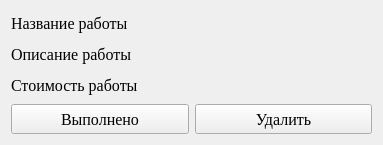
<?xml version="1.0" encoding="UTF-8"?>
<ui version="4.0">
 <class>WorkInOrder</class>
 <widget class="QWidget" name="WorkInOrder">
  <property name="geometry">
   <rect>
    <x>0</x>
    <y>0</y>
    <width>383</width>
    <height>145</height>
   </rect>
  </property>
  <property name="windowTitle">
   <string>Form</string>
  </property>
  <layout class="QVBoxLayout" name="verticalLayout_2">
   <item>
    <layout class="QVBoxLayout" name="verticalLayout">
     <item>
      <widget class="QLabel" name="work_name">
       <property name="minimumSize">
        <size>
         <width>0</width>
         <height>25</height>
        </size>
       </property>
       <property name="maximumSize">
        <size>
         <width>16777215</width>
         <height>25</height>
        </size>
       </property>
       <property name="font">
        <font>
         <family>Times New Roman</family>
         <pointsize>12</pointsize>
        </font>
       </property>
       <property name="text">
        <string>Название работы</string>
       </property>
      </widget>
     </item>
     <item>
      <widget class="QLabel" name="work_description">
       <property name="minimumSize">
        <size>
         <width>0</width>
         <height>25</height>
        </size>
       </property>
       <property name="maximumSize">
        <size>
         <width>16777215</width>
         <height>25</height>
        </size>
       </property>
       <property name="font">
        <font>
         <family>Times New Roman</family>
         <pointsize>12</pointsize>
        </font>
       </property>
       <property name="text">
        <string>Описание работы</string>
       </property>
      </widget>
     </item>
     <item>
      <widget class="QLabel" name="work_cost">
       <property name="minimumSize">
        <size>
         <width>0</width>
         <height>25</height>
        </size>
       </property>
       <property name="maximumSize">
        <size>
         <width>16777215</width>
         <height>25</height>
        </size>
       </property>
       <property name="font">
        <font>
         <family>Times New Roman</family>
         <pointsize>12</pointsize>
        </font>
       </property>
       <property name="text">
        <string>Стоимость работы</string>
       </property>
      </widget>
     </item>
    </layout>
   </item>
   <item>
    <layout class="QHBoxLayout" name="horizontalLayout">
     <item>
      <widget class="QPushButton" name="complete_work_in_order">
       <property name="minimumSize">
        <size>
         <width>0</width>
         <height>30</height>
        </size>
       </property>
       <property name="font">
        <font>
         <family>Times New Roman</family>
         <pointsize>12</pointsize>
        </font>
       </property>
       <property name="text">
        <string>Выполнено</string>
       </property>
      </widget>
     </item>
     <item>
      <widget class="QPushButton" name="delete_work_in_order">
       <property name="minimumSize">
        <size>
         <width>0</width>
         <height>30</height>
        </size>
       </property>
       <property name="font">
        <font>
         <family>Times New Roman</family>
         <pointsize>12</pointsize>
        </font>
       </property>
       <property name="text">
        <string>Удалить</string>
       </property>
      </widget>
     </item>
    </layout>
   </item>
  </layout>
 </widget>
 <resources/>
 <connections/>
</ui>
